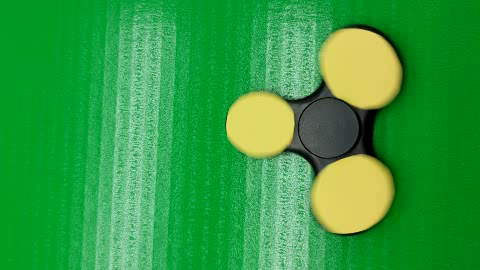
#> input picture frame 12 of ChromaticMatting/GreenBG_Yellow.avi, 480 x 270 px, given in place of focus-test.mp4, which was not available
$ jupyter execute Autofocus.ipynb   (shell and % lines are left out)   (older library calls are emulated)
#> lines starting #> are read from the running program, lines starting #| are printed output that depends on the picture; after the words box and inside, x2 and y2 are one past the last pixel; in counts of white or black regions, pixels touching at a corner belong together; pictures that were not available may be replaced by others from this repository, and a replacement may not be noted
[cell 1]
# Import modules
import cv2
import matplotlib.pyplot as plt
#from dataPath import DATA_PATH
import numpy as np

[cell 2]
import matplotlib
matplotlib.rcParams['figure.figsize'] = (10.0, 10.0)
matplotlib.rcParams['image.interpolation'] = 'bilinear'

[cell 3]
# Implement Variance of absolute values of Laplacian - Method 1
# Input: image
# Output: Floating point number denoting the measure of sharpness of image

# Do NOT change the function name and definition

def var_abs_laplacian(image):

    imgray=cv2.cvtColor(image,cv2.COLOR_BGR2GRAY)

    lap = cv2.Laplacian(imgray, cv2.CV_32F, ksize = 3,
                            scale = 1, delta = 0)

    delta = lambda t: (np.abs(t)-np.mean(np.abs(lap)))**2
    var_lap_array = np.array([delta(xi) for xi in lap])
    return np.sum(var_lap_array)

[cell 4]
# Implement Sum Modified Laplacian - Method 2
# Input: image
# Output: Floating point number denoting the measure of sharpness of image

# Do NOT change the function name and definition

def sum_modified_laplacian(im):
    step=3
    thresh=7
    gy=cv2.cvtColor(im,cv2.COLOR_BGR2GRAY)
    (wx,wy)=gy.shape
    ML=[]
    for i in range(step,wx-step):
        for j in range(step,wy-step):
            sml=abs(2*gy[i,j]-gy[i-step,j]-gy[i+step,j])+ \
                     abs(2*gy[i,j]-gy[i,j-step]-gy[i,j+step])
            if sml>=thresh:
                ML.append(sml)

    return sum(ML)

[cell 5]
# Read input video filename
filename = 'focus-test.mp4'

# Create a VideoCapture object
cap = cv2.VideoCapture(filename)

# Read first frame from the video
ret, frame = cap.read()
#> frame is the input picture: shape (270, 480, 3); mean B, G, R 64.5, 157.1, 48.8

# Display total number of frames in the video
print("Total number of frames : {}".format(int(cap.get(cv2.CAP_PROP_FRAME_COUNT))))

maxV1 = 0
maxV2 = 0

# Frame with maximum measure of focus
# Obtained using methods 1 and 2
bestFrame1 = 0
bestFrame2 = 0

# Frame ID of frame with maximum measure
# of focus
# Obtained using methods 1 and 2
bestFrameId1 = 0
bestFrameId2 = 0

# Get measures of focus from both methods
val1 = var_abs_laplacian(frame)
#> in var_abs_laplacian, `imgray=cv2.cvtColor(image,cv2.COLOR_BGR2GRAY)`:
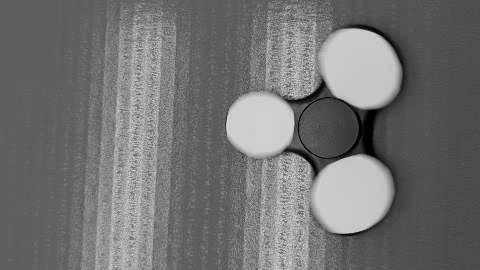
#> imgray: shape (270, 480); min 0, max 219, mean 114.1
#> in var_abs_laplacian, `lap = cv2.Laplacian(imgray, cv2.CV_32F, ksize = 3, scale = 1, delta = 0)`:
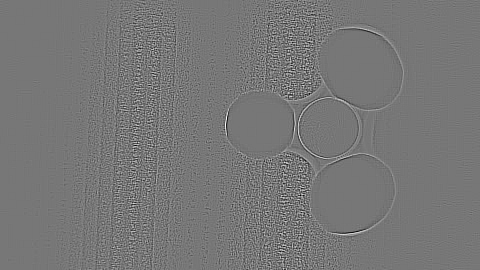
#> lap: shape (270, 480) float32; min -698, max 794, mean 0; drawn with min black and max white
#> in var_abs_laplacian, `var_lap_array = np.array([delta(xi) for xi in lap])`:
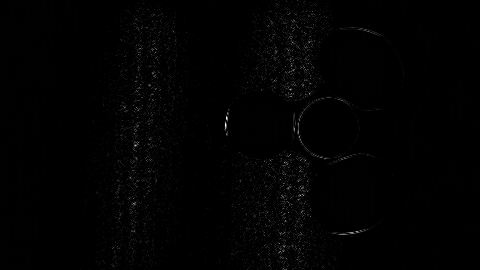
#> var_lap_array: shape (270, 480) float32; min 0.017, max 556710.5, mean 5240.3; drawn with min black and max white
#> val1 = 679137280

val2 = sum_modified_laplacian(frame)
#> after the loop in sum_modified_laplacian, `for i in range(step,wx-step):`: ML = 77841 items
#> val2 = 3756912

[cell 6]
bo=630
ri=1020
box=frame.copy()
cv2.rectangle(box, (410, 40), (ri, bo), (255, 0, 255), thickness=5, lineType=cv2.LINE_8)
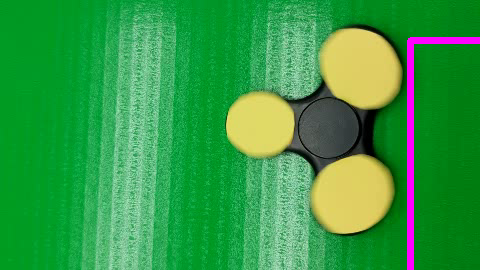
#> box: shape (270, 480, 3); 1.61% of pixels changed, all inside (x1, y1, x2, y2) = (407, 37, 480, 270)
plt.imshow(box)

[cell 7]
# Specify the ROI for flower in the frame
# UPDATE THE VALUES BELOW
top = 40
left = 410
bottom = 630
right = 1020

# Iterate over all the frames present in the video
while(ret):
    # Crop the flower region out of the frame
    flower = frame[top:bottom, left:right]
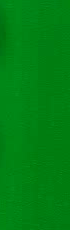
#> flower: shape (230, 70, 3); mean B, G, R 18.7, 128.5, 0.1
    print("-----reading frame ID: {}-----".format(int(cap.get(cv2.CAP_PROP_POS_FRAMES))))

    # Get measures of focus from both methods
    val1 = var_abs_laplacian(flower)
#> in var_abs_laplacian (call 2), `imgray=cv2.cvtColor(image,cv2.COLOR_BGR2GRAY)`:
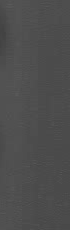
#> imgray: shape (230, 70); min 66, max 90, mean 77.5
#> in var_abs_laplacian (call 2), `lap = cv2.Laplacian(imgray, cv2.CV_32F, ksize = 3, scale = 1, delta = 0)`:
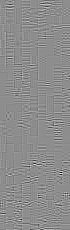
#> lap: shape (230, 70) float32; min -124, max 100, mean 0; drawn with min black and max white
#> in var_abs_laplacian (call 2), `var_lap_array = np.array([delta(xi) for xi in lap])`:
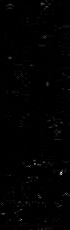
#> var_lap_array: shape (230, 70) float32; min 0.172, max 13090.8, mean 117.7; drawn with min black and max white
#> val1 = 1894857
    val2 = sum_modified_laplacian(flower)
#> val2 = 32471

    # If the current measure of focus is greater
    # than the current maximum
    if val1 > maxV1 :
        # Revise the current maximum
        maxV1 = val1
#> maxV1 = 1894857
        # Get frame ID of the new best frame
        bestFrameId1 = int(cap.get(cv2.CAP_PROP_POS_FRAMES))
        # Revise the new best frame
        bestFrame1 = frame.copy()
        print("Frame ID of the best frame [Method 1]: {}".format(bestFrameId1))


    # If the current measure of focus is greater
    # than the current maximum
    if val2 > maxV2 :
        # Revise the current maximum
        maxV2 = val2
#> maxV2 = 32471
        # Get frame ID of the new best frame
        bestFrameId2 = int(cap.get(cv2.CAP_PROP_POS_FRAMES))
        # Revise the new best frame
        bestFrame2 = frame.copy()
        print("Frame ID of the best frame [Method 2]: {}".format(bestFrameId2))

    # Read a new frame
    ret, frame = cap.read()
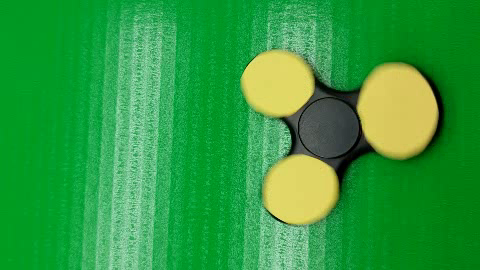
#> input picture frame 13 of ChromaticMatting/GreenBG_Yellow.avi, 480 x 270 px, given in place of focus-test.mp4, which was not available
#> frame is the input picture: shape (270, 480, 3); mean B, G, R 62.2, 156, 46


print("================================================")
# Print the Frame ID of the best frame
print("Frame ID of the best frame [Method 1]: {}".format(bestFrameId1))
print("Frame ID of the best frame [Method 2]: {}".format(bestFrameId2))

# Release the VideoCapture object
cap.release()


# Stack the best frames obtained using both methods
out = np.hstack((bestFrame1, bestFrame2))

# Display the stacked frames
plt.figure()
plt.imshow(out[:,:,::-1]);
plt.axis('off');

$ run again, starting later in the video
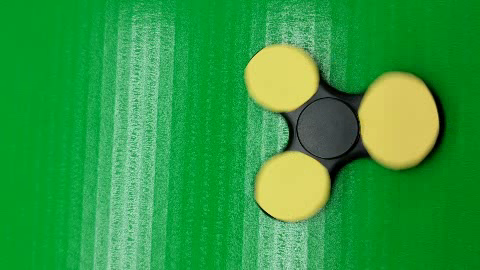
#> input picture frame 55 of ChromaticMatting/GreenBG_Yellow.avi, 480 x 270 px, given in place of focus-test.mp4, which was not available
#> frame is the input picture: shape (270, 480, 3); mean B, G, R 63.8, 155.6, 45.4
#> `val1 = var_abs_laplacian(frame)`: val1 = 566712576
#> after the loop in sum_modified_laplacian, `for i in range(step,wx-step):`: ML = 76216 items
#> `val2 = sum_modified_laplacian(frame)`: val2 = 3470664
#> box: shape (270, 480, 3); 1.61% of pixels changed, all inside (x1, y1, x2, y2) = (407, 37, 480, 270)
#> imgray: shape (230, 70)
#> lap: shape (230, 70) float32
#> in var_abs_laplacian (call 2), `var_lap_array = np.array([delta(xi) for xi in lap])`:
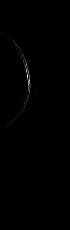
#> var_lap_array: shape (230, 70) float32; min 0.0642, max 182967.2, mean 638.1; drawn with min black and max white
#> `val1 = var_abs_laplacian(flower)`: val1 = 10272675
#> `val2 = sum_modified_laplacian(flower)`: val2 = 132700
#> maxV1 = 10272675
#> maxV2 = 132700
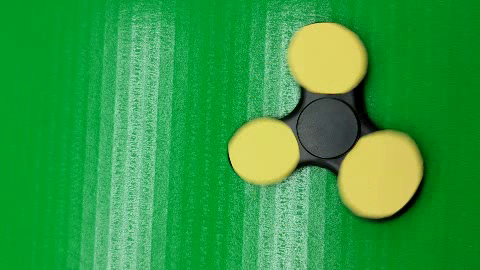
#> input picture frame 56 of ChromaticMatting/GreenBG_Yellow.avi, 480 x 270 px, given in place of focus-test.mp4, which was not available
#> frame is the input picture: shape (270, 480, 3); mean B, G, R 65.1, 156.3, 47.1

$ run again, starting later in the video
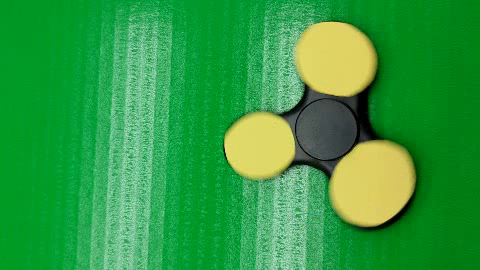
#> input picture frame 99 of ChromaticMatting/GreenBG_Yellow.avi, 480 x 270 px, given in place of focus-test.mp4, which was not available
#> frame is the input picture: shape (270, 480, 3); mean B, G, R 65.1, 156.1, 47.9
#> `val1 = var_abs_laplacian(frame)`: val1 = 681129600
#> after the loop in sum_modified_laplacian, `for i in range(step,wx-step):`: ML = 76699 items
#> `val2 = sum_modified_laplacian(frame)`: val2 = 3701618
#> box: shape (270, 480, 3); 1.61% of pixels changed, all inside (x1, y1, x2, y2) = (407, 37, 480, 270)
#> imgray: shape (230, 70)
#> lap: shape (230, 70) float32
#> in var_abs_laplacian (call 2), `var_lap_array = np.array([delta(xi) for xi in lap])`:
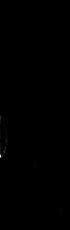
#> var_lap_array: shape (230, 70) float32; min 0.0565, max 224450.7, mean 249.8; drawn with min black and max white
#> `val1 = var_abs_laplacian(flower)`: val1 = 4021442
#> `val2 = sum_modified_laplacian(flower)`: val2 = 43638
#> maxV1 = 4021442
#> maxV2 = 43638
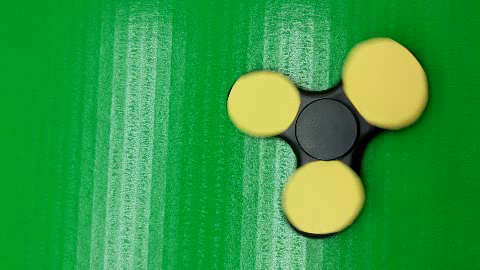
#> input picture frame 100 of ChromaticMatting/GreenBG_Yellow.avi, 480 x 270 px, given in place of focus-test.mp4, which was not available
#> frame is the input picture: shape (270, 480, 3); mean B, G, R 64.7, 155.9, 47.5
